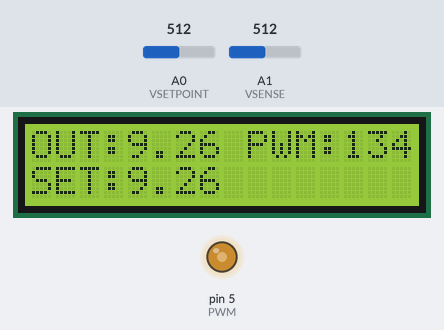
Bench run of a sketch on a simulated Arduino Uno, built for the host (arithmetic inside an expression is 32-bit, double 64-bit). Shown: 16×2 character LCD, output pins drawn as LEDs (lit = HIGH). The inputs (shaded band) are chosen by the test bench; at power-on: A0 (VSETPOINT) = 512, A1 (VSENSE) = 512.

Above: at 5.3 s.
5.4 s: A0 (VSETPOINT) set to 716
At 7.12 s:
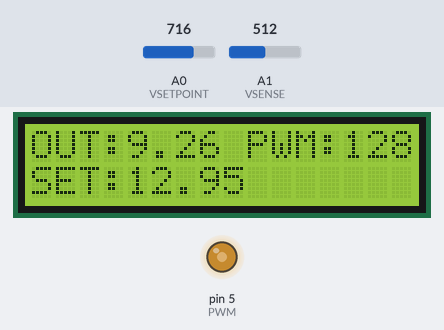
8.4 s: A1 (VSENSE) set to 716
At 8.58 s:
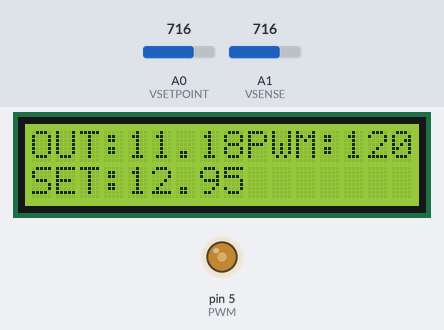
9.9 s: A0 (VSETPOINT) set to 900
At 10.24 s:
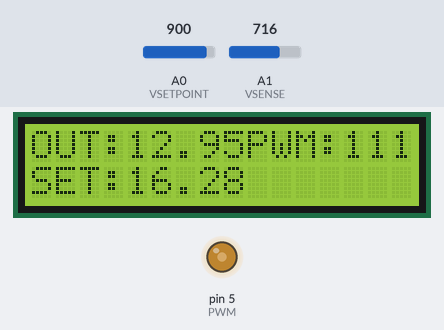
11.4 s: A1 (VSENSE) set to 900
At 11.53 s:
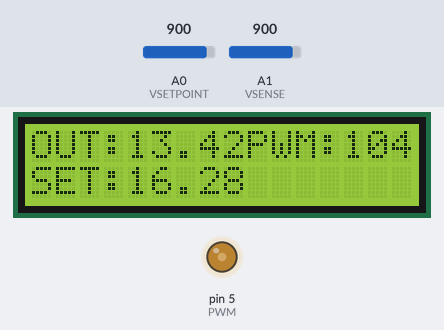
12.9 s: A0 (VSETPOINT) set to 1023
At 13.18 s:
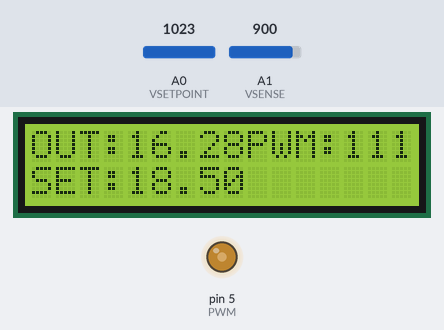
14.4 s: A1 (VSENSE) set to 1023
At 31.21 s:
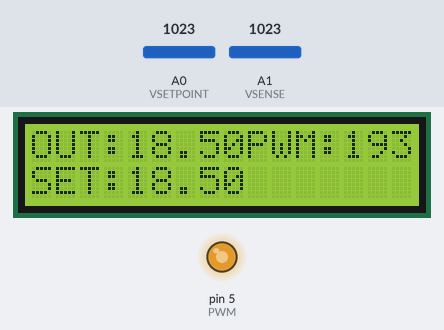
Timing chart, 0 to 32.8 s (numbered marks = the images above; inputs shaded):
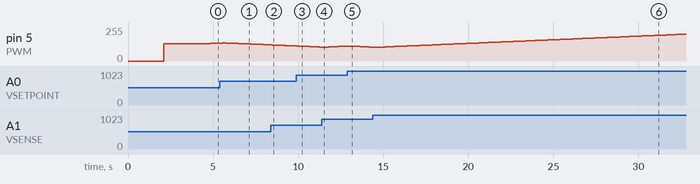

The sketch:

ARDUINO_Control_PWM_para_DCDC.ino
```cpp
#include <Wire.h>
#include<LiquidCrystal_I2C.h>
LiquidCrystal_I2C lcd(0x27, 16, 2);
#define VSETPOINT A0
#define VSENSE A1
#define PWM 5
float V_MAX = 0;
#define MUESTRAS 50
int RawValue= 0;
int ADCvRef = 0;
int i = 0;
int valorPWM = 0;
double volts = 0;
double tensionMedida = 0;
float tensionSetPoint = 0;
float tension = 0;
float atenuacion = 1.0;
float desvioTension = 0;
//-----------------------------------------------------------
//Funcion de calculo de tension de alimentacion
//-----------------------------------------------------------
int vRefADC(){
   long result;
   ADMUX = _BV(REFS0) | _BV(MUX3) | _BV(MUX2) | _BV(MUX1);
   delay(2);
   ADCSRA |= _BV(ADSC);
   while (bit_is_set(ADCSRA,ADSC));
   result = ADCL;
   result |= ADCH<<8;
   result = 1125300L / result;
   return result;
}
//-----------------------------------------------------------
//Funcion Setup de Configuracion
//-----------------------------------------------------------
void setup(){
   lcd.begin();
   lcd.backlight();
   Serial.begin(9600);
   ADCvRef = vRefADC();
   lcd.setCursor(0, 0);
   lcd.print("Tension Verf:  ");
   lcd.setCursor(0, 1);
   lcd.print(ADCvRef);
   lcd.setCursor(5, 1);
   lcd.print(" mV");
   delay(2000);
   pinMode(PWM, OUTPUT);
   valorPWM=128;
   analogWrite(PWM, valorPWM);
   lcd.clear();
   lcd.setCursor(0, 0);
   lcd.print("SET PWM INI: ");
   lcd.setCursor(0, 1);
   lcd.print(valorPWM);
   delay(2000);
   lcd.clear();
}
//-----------------------------------------------------------
//Funcion de medicion de SetPoint
//-----------------------------------------------------------
float mideSetPoint(){
   RawValue = analogRead(VSETPOINT);
   tensionSetPoint = (RawValue / 1023.0) * ADCvRef;
   delay(1);
   return (tensionSetPoint/1000)*3.7;
}
//-----------------------------------------------------------
//Funcion de medicion de Tension
//-----------------------------------------------------------
float mideTension(){
   volts = 0;
   for(i=0;i<MUESTRAS;i++){
      vRefADC();
      RawValue = analogRead(VSENSE);
      tensionMedida = (RawValue / 1023.0) * ADCvRef;
      volts = volts + tensionMedida;
      delay(1);
   }
   tension = ((((volts / MUESTRAS) / 1000) / atenuacion) - desvioTension)*3.7;
   return tension;
}
//-----------------------------------------------------------
//Controla el PWM
//-----------------------------------------------------------
void ajustaPWM(){
   if(tension < V_MAX){
      if(valorPWM>0)
         valorPWM--;
      delay(1);
      analogWrite(PWM, valorPWM);
      lcd.setCursor(9, 0);
      lcd.print("PWM:");
      lcd.print(valorPWM);
   }else{
      if(valorPWM<255)
         valorPWM++;
      delay(1);
      analogWrite(PWM, valorPWM);
      lcd.setCursor(9, 0);
      lcd.print("PWM:");
      lcd.print(valorPWM);
   }
}
//-----------------------------------------------------------
//Funcion Repetitiva
//-----------------------------------------------------------
void loop(){
   V_MAX = mideSetPoint();
   lcd.setCursor(0, 1);
   lcd.print("SET:");
   lcd.print(V_MAX,2);
   mideTension();
   lcd.setCursor(0, 0);
   lcd.print("OUT:");
   lcd.print(tension,2);
   ajustaPWM();
}
```
